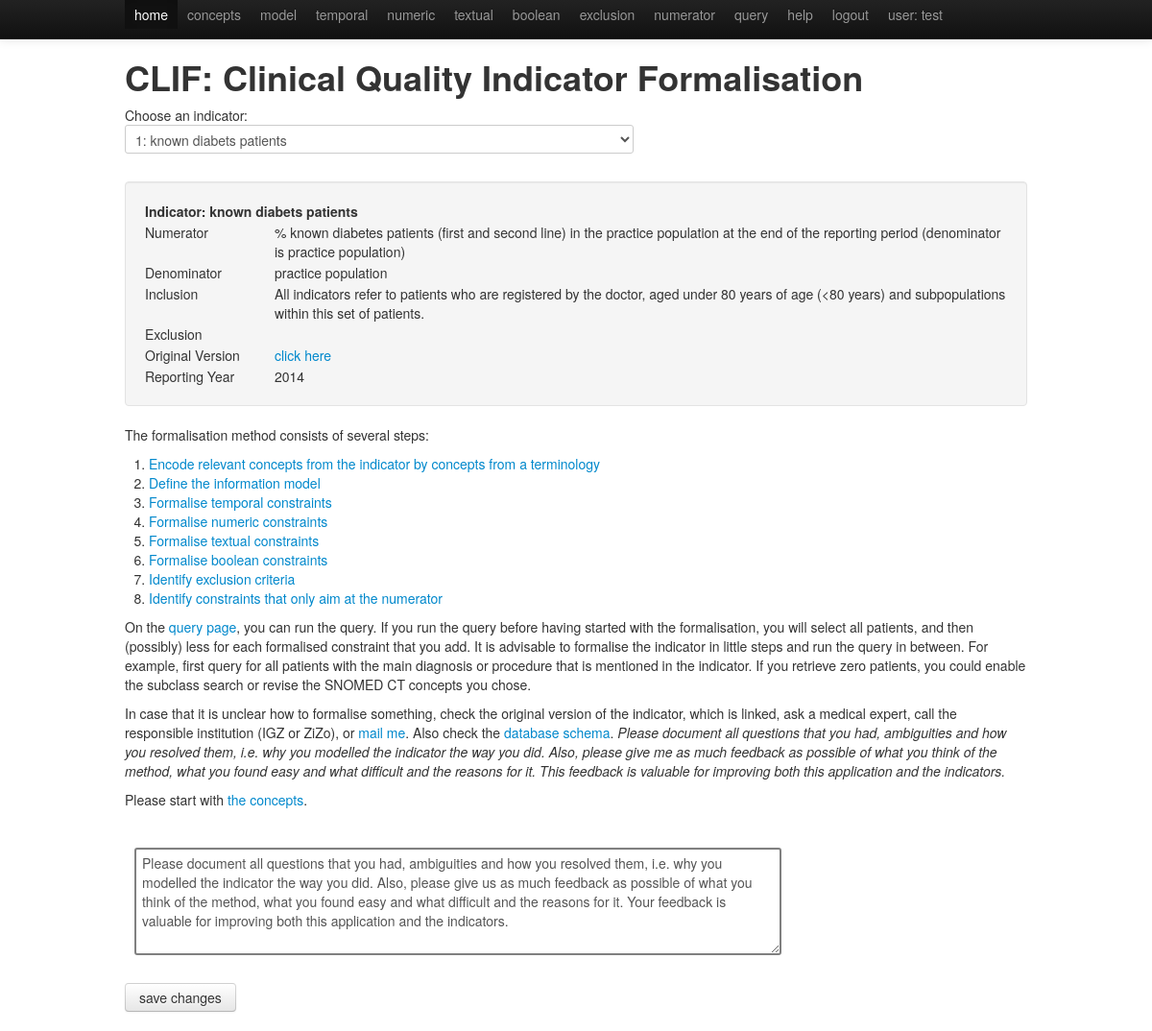
/index.php (signed in), run on the app's committed database.
### tables this page shows
CREATE TABLE IF NOT EXISTS `user` (
  `firstname` text,
  `password` text,
  `unlock` tinyint(1) default NULL,
  `id` int(11) default NULL,
  `selectedall` tinyint(1) default NULL,
  `insertedlymphcode` tinyint(1) default NULL,
  `definedimlne` tinyint(1) default NULL,
  `selectedlne` tinyint(1) default NULL,
  `definedimlne2010` tinyint(1) default NULL,
  `selectedlne2010` tinyint(1) default NULL,
  `successmessage` text,
  `unlocked` tinyint(1) default NULL,
  `unlock_date` datetime default NULL
);

CREATE TABLE IF NOT EXISTS `indicator` (
  `id` int(11) NOT NULL,
  `domain` varchar(50) NOT NULL,
  `subdomain` varchar(50) NOT NULL,
  `number` varchar(50) NOT NULL,
  `reportingyear` int(11) NOT NULL,
  `type` varchar(50) NOT NULL,
  `link` varchar(200) NOT NULL,
  `title` varchar(500) NOT NULL,
  `numerator` varchar(500) NOT NULL,
  `denominator` varchar(1000) NOT NULL,
  `inclusion` varchar(1000) NOT NULL,
  `exclusion` varchar(500) NOT NULL
);

### inc/util.inc (called while the page is built, shortened)
<?php
$commentcomment = "Please document all questions that you had, ambiguities and how you resolved them, i.e. why you modelled the indicator the way you did. Also, please give us as much feedback as possible of what you think of the method, what you found easy and what difficult and the reasons for it. Your feedback is valuable for improving both this application and the indicators.";
?>

### inc/indicator.inc (the view, shortened to what this page needs)
 Choose an indicator:
<div class="input">
	<form action="<?php echo $_SERVER['PHP_SELF'] ?>"
		name="indicatorForm" method="post">
		<select name="indicatorSelect"
			onchange="this.form.submit();" class="input-xxlarge shadow_slect">
			<?php
$indicatorid = $_SESSION['indicatorid'];
$indicators = mysql_query("SELECT * FROM indicator WHERE reportingyear = '2014' ORDER BY id") or die(mysql_error());
while ($row = mysql_fetch_array($indicators)) {
	$id = $row['id'];
	echo "<option value='$id'";
	if ($indicatorid == $id)
		echo (" selected='selected'");
	echo ">";
	echo $id . ": " . htmlspecialchars($row[title]);
	echo "</option>";
}
			?>
		</select>
	</form>
</div>
			<?php
$indicator = mysql_query("SELECT * FROM indicator WHERE id = '$indicatorid'") or die(mysql_error());
$indicatorrow = mysql_fetch_array($indicator);
$reportingyear = $indicatorrow['reportingyear'];
$title = $indicatorrow['title'];
$numerator = $indicatorrow['numerator'];
$denominator = $indicatorrow['denominator'];
$inclusion = $indicatorrow['inclusion'];
$exclusion = $indicatorrow['exclusion'];
$original = $indicatorrow['link'];
			?>
<div class="well">
	<table style="width: 100%; text-align: left;">
		<tr valign="top">
			<td colspan="2"><b>Indicator: <?php echo $title; ?> </b></td>
		</tr>
		<tr valign="top">
			<td style="width: 15%;">Numerator</td>
			<td style="width: 85%;"><?php echo $numerator; ?></td>
		</tr>
		<tr valign="top">
			<td>Denominator</td>
			<td><?php echo $denominator; ?></td>
		</tr>
		<tr valign="top">
			<td>Inclusion</td>
			<td><?php echo $inclusion; ?></td>
		</tr>
		<tr valign="top">
			<td>Exclusion</td>
			<td><?php echo $exclusion; ?></td>
		</tr>
		<tr valign="top">
			<td>Original Version</td>
			<td><a href="<?php echo htmlspecialchars($original); ?>" target="_blank">click here</a>
			</td>
		</tr>
		<tr valign="top">
			<td>Reporting Year</td>
			<td><?php echo $reportingyear; ?></td>
		</tr>
	</table>
</div>

### index.php (shortened to what this page needs)
<?php
require_once 'inc/util.inc';
if (isset($_COOKIE['user'])) {
	$username = $_COOKIE['user'];
	$password = $_COOKIE['pass'];
	$user = mysql_query("SELECT * FROM user WHERE firstname = '$username'");
	while ($userinfo = mysql_fetch_array($user)) {
		if ($password != $userinfo['password']) {
			header("Location: login.php");
			return;
		} else {
?>
<!DOCTYPE html PUBLIC "-//W3C//DTD XHTML 1.0 Transitional//EN" "http://www.w3.org/TR/xhtml1/DTD/xhtml1-transitional.dtd">
<html xmlns="http://www.w3.org/1999/xhtml" xml:lang="en" lang="en">
<head>
<link href="bootstrap/css/bootstrap.min.css" rel="stylesheet"></link>
</head>
<body>
	<?php include_once("inc/head.inc") ?>
	<div style="height: 50px"></div>
	 <div class="container">
		<h1>CLIF: Clinical Quality Indicator Formalisation</h1>
		<?php include("inc/indicator.inc") ?>
		<p>The formalisation method consists of several steps:</p>
		<ol>
		<li><a href="concepts.php">Encode relevant concepts from the indicator
					by concepts from a terminology</a>
			</li>
			<li><a href="informationmodel.php">Define the information model</a>
			</li>
			<li><a href="temporal.php">Formalise temporal constraints</a>
			</li>
			<li><a href="numeric.php">Formalise numeric constraints</a>
			</li>
			<li><a href="textual.php">Formalise textual constraints</a>
			</li>
			<li><a href="boolean.php">Formalise boolean constraints</a>
			</li>
			<li><a href="exclusion.php">Identify exclusion criteria</a>
			</li>
			<li><a href="numerator.php">Identify constraints that only aim at the
					numerator</a>
			</li>
		</ol>
			<p>On the <a href="query.php">query
				page</a>, you can run the query. If you run the query before having started
			with the formalisation, you will select all patients, and then
			(possibly) less for each formalised constraint that you add. It is
			advisable to formalise the indicator in little steps and run the
			query in between. For example, first query for all patients with the
			main diagnosis or procedure that is mentioned in the indicator. If
			you retrieve zero patients, you could enable the subclass search or revise the SNOMED CT concepts you chose.
		</p>
		<p>
			In case that it is unclear how to formalise something, check the
			original version of the indicator, which is linked, ask a medical
			expert, call the responsible institution (IGZ or ZiZo), or <a
				href="mailto:k.dentler@vu.nl">mail me</a>. Also check the <a
				target="_blank" href="schema/tables/Patient.html">database schema</a>.
			<i>Please document all questions that you had, ambiguities and how
				you resolved them, i.e. why you modelled the indicator the way you
				did. Also, please give me as much feedback as possible of what you
				think of the method, what you found easy and what difficult and the
				reasons for it. This feedback is valuable for improving both this
				application and the indicators. </i>
		</p>
		<p>
		<?php if (!(bool) $_SESSION['unlocked']) {
				echo "Before you start, you need to <a href='unlock.php'>unlock</a> the steps.";
			} else {
				echo "Please start with <a
				href='concepts.php'>the concepts</a>.";
			}
		?>
		</p>
		<?php include_once("inc/comment.inc") ?>
	</div>
</body>
</html>
<?php
		}
	}
} else {
	header("Location: login.php");
	return;
}
?>

### inc/head.inc
<?php
$basename = trim(basename($_SERVER['PHP_SELF']) . PHP_EOL);
?>
 <div class="navbar navbar-inverse navbar-fixed-top">
      <div class="navbar-inner">
        <div class="container">
          <div class="nav-collapse collapse">
            <ul class="nav">
             <li
	<?php if (strcmp($basename, 'index.php') == 0)
	echo " class='active'";
	?>><a
		href="index.php">home</a></li>
            <li
	<?php if (strcmp($basename, 'concepts.php') == 0)
	echo " class='active'";
	?>><a
		href="concepts.php">concepts</a></li>
            <li
	<?php if (strcmp($basename, 'informationmodel.php') == 0)
	echo " class='active'";
	?>><a
		href="informationmodel.php">model</a></li>
	<li
	<?php if (strcmp($basename, 'temporal.php') == 0)
	echo " class='active'";
	?>><a
		href="temporal.php">temporal</a></li>
	<li
	<?php if (strcmp($basename, 'numeric.php') == 0)
	echo " class='active'";
	?>><a
		href="numeric.php">numeric</a></li>
		<li
	<?php if (strcmp($basename, 'textual.php') == 0)
	echo " class='active'";
	?>><a
		href="textual.php">textual</a></li>
	<li
	<?php if (strcmp($basename, 'boolean.php') == 0)
	echo " class='active'";
	?>><a
		href="boolean.php">boolean</a></li>
	<li
	<?php if (strcmp($basename, 'exclusion.php') == 0)
	echo " class='active'";
	?>><a
		href="exclusion.php">exclusion</a></li>
	<li
	<?php if (strcmp($basename, 'numerator.php') == 0)
	echo " class='active'";
	?>><a
		href="numerator.php">numerator</a></li>
	<li
	<?php if (strcmp($basename, 'query.php') == 0)
	echo " class='active'";
	?>><a
		href="query.php">query</a></li>
	<li
	<?php if (strcmp($basename, 'help.php') == 0)
	echo " class='active'";
	?>><a
		href="help.php">help</a></li>
	<li
	<?php if (strcmp($basename, 'logout.php') == 0)
	echo " class='active'";
	?>><a
		href="logout.php">logout</a>
	</li>
	<li><a style="text-decoration: none; background-color: transparent"
		href="">user: <?php echo $username; ?> </a>
	</li>
            </ul>
          </div>
        </div>
      </div>
    </div>

### inc/comment.inc (shortened to what this page needs)
<div style="height: 30px"></div>
<div style="width: 100%; height: 30%; font-size: 0.8em; float: right">
	<form action="<?php echo $_SERVER['PHP_SELF'].'#comment'; ?>"
		method="post">
		<?php echo"<textarea class='xxlarge' id='textarea' name='comment' style='margin-left: 10px; width: 70%; border: 2px solid grey' rows='5' cols='100'>";if(!empty($comment)){echo$comment;}else{echo $commentcomment;}echo"</textarea>";?>
		<br /> <br />
		<button type="submit" class="btn small primary" name="submitComment"
			value="submit">save changes</button>
	</form>
</div>

### data on the page
user: indicator.title "known diabets patients", indicator.numerator "% known diabetes patients (first and second line) in the practice population at the end of the reporting period (denominator is practice population)", indicator.denominator "practice population", indicator.inclusion "All indicators refer to patients who are registered by the doctor, aged under 80 years of age (<80 years) and subpopulations within this set of patients.", indicator.reportingyear "2014"

### other printed values
form field indicatorSelect "1: known diabets patients"
